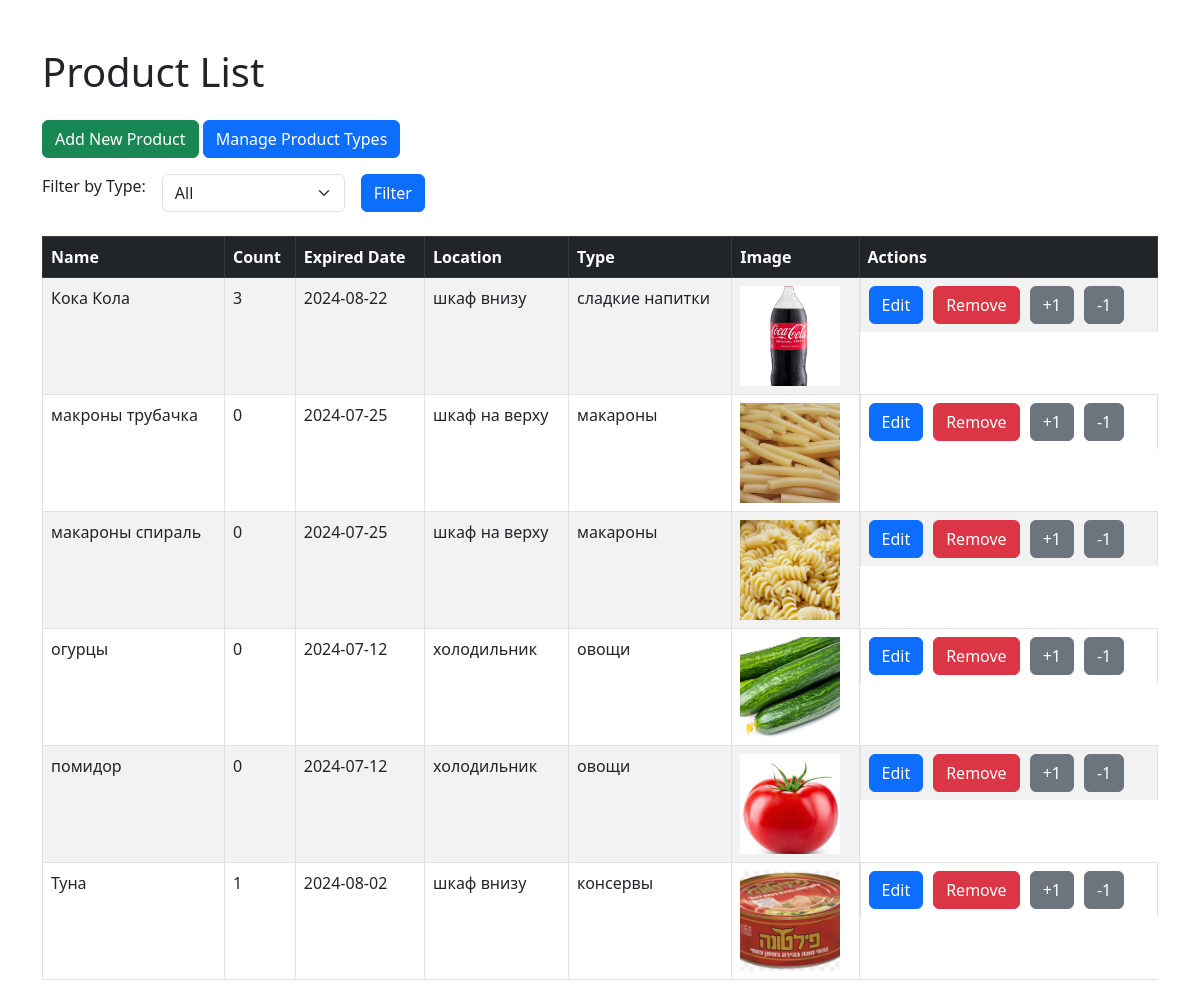
The page / on the database its author committed.
### models.py (models this page shows)
class Product(db.Model):
    id = db.Column(db.Integer, primary_key=True)
    name = db.Column(db.String(64), index=True, unique=True)
    count = db.Column(db.Integer)
    expired_date = db.Column(db.Date)
    location = db.Column(db.String(120))
    type = db.Column(db.String(120))
    image = db.Column(db.String(120))

### app.py (the view)
@app.route('/')
def index():
    filter_type = request.args.get('filter_type', type=str)
    if filter_type:
        products = Product.query.filter_by(type=filter_type).all()
    else:
        products = Product.query.all()
    product_types = ProductType.query.all()
    return render_template('index.html', products=products, product_types=product_types)

### templates/index.html (shortened to what this page needs)
<!DOCTYPE html>
<html lang="en">
<head>
    <link href="https://cdn.jsdelivr.net/npm/bootstrap@5.3.0/dist/css/bootstrap.min.css" rel="stylesheet">
</head>
<body>
    <div class="container mt-5">
        <h1 class="mb-4">Product List</h1>
        <div class="mb-3">
            <a href="{{ url_for('add_product') }}" class="btn btn-success">Add New Product</a>
            <a href="{{ url_for('manage_product_types') }}" class="btn btn-primary">Manage Product Types</a>
        </div>
        <form method="GET" class="mb-4">
            <div class="row g-3">
                <div class="col-auto">
                    <label for="filter_type" class="form-label">Filter by Type:</label>
                </div>
                <div class="col-auto">
                    <select name="filter_type" id="filter_type" class="form-select">
                        <option value="">All</option>
                    </select>
                </div>
                <div class="col-auto">
                    <button type="submit" class="btn btn-primary">Filter</button>
                </div>
            </div>
        </form>
        <div class="table-container">
            <table class="table table-bordered table-striped">
                <thead class="table-dark">
                <tr>
                    <th>Name</th>
                    <th>Count</th>
                    <th>Expired Date</th>
                    <th>Location</th>
                    <th>Type</th>
                    <th>Image</th>
                    <th>Actions</th>
                </tr>
                </thead>
                <tbody>
                {% for product in products %}
                <tr>
                    <td>{{ product.name }}</td>
                    <td>{{ product.count }}</td>
                    <td>{{ product.expired_date }}</td>
                    <td>{{ product.location }}</td>
                    <td>{{ product.type }}</td>
                    <td><img src="{{ url_for('static', filename='uploads/' ~ product.image) }}" class="product-image"
                             alt="{{ product.name }}"></td>
                    <td class="table-actions">
                        <a href="{{ url_for('edit_product', product_id=product.id) }}" class="btn btn-primary">Edit</a>
                        <a href="{{ url_for('remove_product', product_id=product.id) }}" class="btn btn-danger">Remove</a>
                        <form method="POST" action="{{ url_for('update_count', product_id=product.id, action='add') }}"
                              class="d-inline">
                            <button type="submit" class="btn btn-secondary">+1</button>
                        </form>
                        <form method="POST" action="{{ url_for('update_count', product_id=product.id, action='subtract') }}"
                              class="d-inline">
                            <button type="submit" class="btn btn-secondary">-1</button>
                        </form>
                    </td>
                </tr>
                {% endfor %}
                </tbody>
            </table>
        </div>
    </div>
</body>
</html>

### templates/index.html (style rules this page uses)
.product-image { width: 100px; height: 100px; object-fit: cover; }
.table-actions { display: flex; gap: 10px; }
.table-container { max-height: 1000px; overflow-y: auto; }
.table-container table { width: 100%; }
.table-container thead th { position: sticky; top: 0; background-color: #212529; z-index: 1; }

### rows shown on the page
Product: name "Кока Кола", count "3", expired_date "2024-08-22", location "шкаф внизу", type "сладкие напитки", image (picture)
Product: name "макроны трубачка", count "0", expired_date "2024-07-25", location "шкаф на верху", type "макароны", image (picture)
Product: name "макароны спираль", count "0", expired_date "2024-07-25", location "шкаф на верху", type "макароны", image (picture)
Product: name "огурцы", count "0", expired_date "2024-07-12", location "холодильник", type "овощи", image (picture)
Product: name "помидор", count "0", expired_date "2024-07-12", location "холодильник", type "овощи", image (picture)
Product: name "Туна", count "1", expired_date "2024-08-02", location "шкаф внизу", type "консервы", image (picture)
